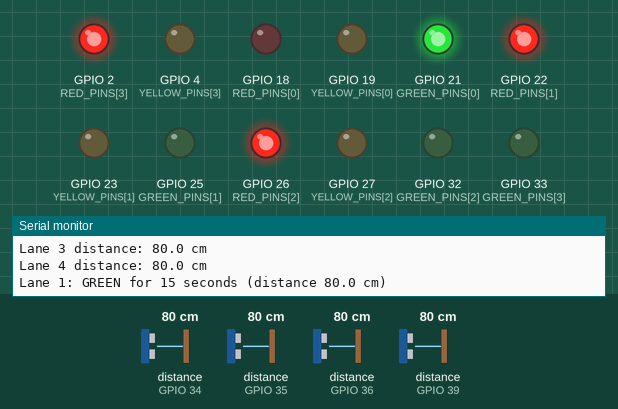
Bench run of a sketch on a simulated ESP32. On the bench: output pins drawn as LEDs (lit = HIGH), the last lines printed to the serial monitor. Wiring (inferred from the names in the program): 4 × ultrasonic range finder: trigger GPIO 13, echo GPIO 34 / trigger GPIO 14, echo GPIO 35 / trigger GPIO 16, echo GPIO 36 / trigger GPIO 17, echo GPIO 39. The test bench sets the inputs (shaded band); at power-on: distance to the obstacle (sensors on GPIO 34, GPIO 35, GPIO 36, GPIO 39) 80 cm. The echo pulse lasts 58.3 µs per cm; pins used as bus, display or sensor lines are not drawn.

Above: at 0.3 s.
At 15.3 s:
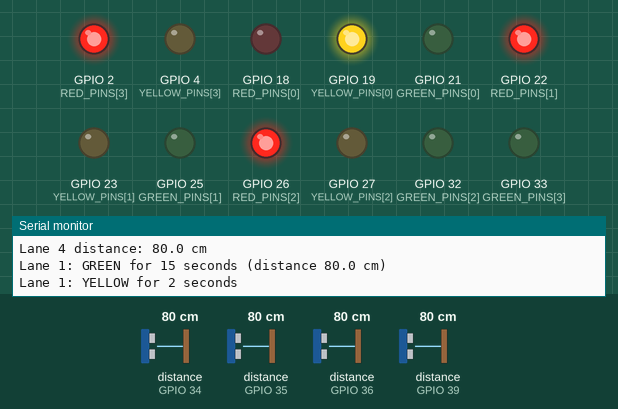
At 17.6 s:
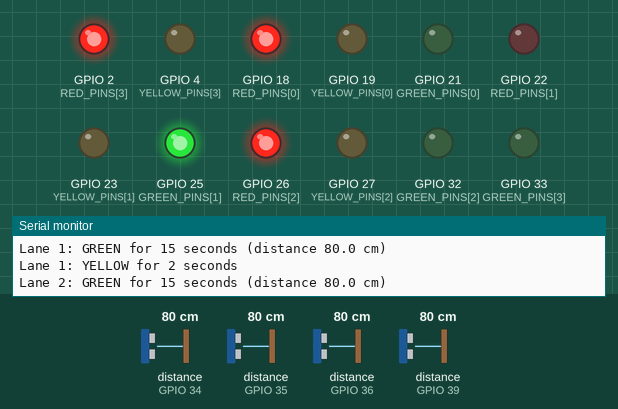
At 32.6 s:
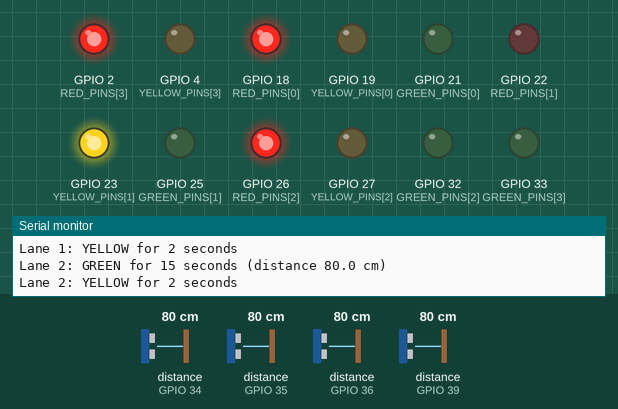
At 34.9 s:
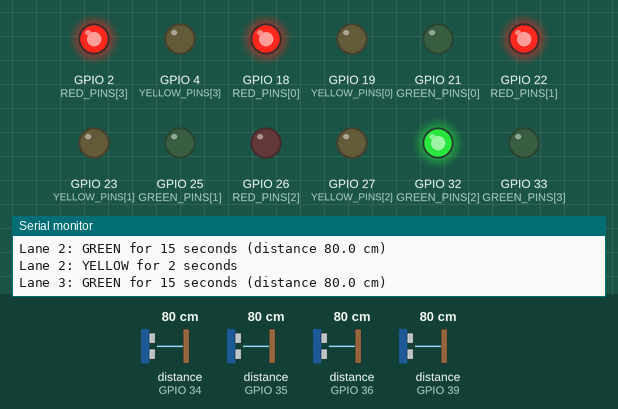
Timing chart, 0 to 36.4 s (numbered marks = the images above):
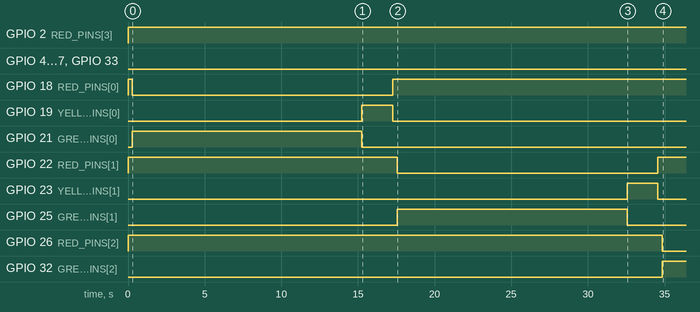

The sketch:

traffic_signal.ino
```cpp
/*
  INTELLIGENT FOUR-LANE ADAPTIVE TRAFFIC SIGNAL
  Board: ESP32 30-pin development board
  Sensors: 4 x HC-SR04 ultrasonic modules

  IMPORTANT:
  - HC-SR04 ECHO is 5V. Use a voltage divider on EVERY ECHO line.
  - GPIO pin assignment is a proposed mapping; verify your exact board labels.
  - GPIO2 is a strapping pin (default low on the classic ESP32). In this
    mapping it drives an LED wired from GPIO through a resistor to GND;
    verify boot behavior on the exact board before permanent assembly.
  - This is sensor-based adaptive control, not an AI/ML model.

  Timing:
  Distance <= 50 cm:   20 seconds green
  Distance <= 100 cm:  15 seconds green
  Distance <= 150 cm:  10 seconds green
  Distance <= 200 cm:   5 seconds green
  No valid detection: skip lane
  Yellow: 2 seconds
*/

#include <Arduino.h>

constexpr uint8_t LANE_COUNT = 4;
constexpr float DETECTION_LIMIT_CM = 200.0f;
constexpr uint32_t ECHO_TIMEOUT_US = 25000UL;
constexpr uint32_t SENSOR_GAP_MS = 60UL;
constexpr uint32_t YELLOW_TIME_MS = 2000UL;
constexpr uint32_t ALL_RED_CLEARANCE_MS = 300UL;

// Proposed pins for a common 30-pin ESP32 DevKit.
// Echo pins 34, 35, 36 and 39 are input-only, which is suitable for ECHO.
const uint8_t TRIG_PINS[LANE_COUNT] = {13, 14, 16, 17};
const uint8_t ECHO_PINS[LANE_COUNT] = {34, 35, 36, 39};

// LED order: red, yellow, green
const uint8_t RED_PINS[LANE_COUNT]    = {18, 22, 26, 2};
const uint8_t YELLOW_PINS[LANE_COUNT] = {19, 23, 27, 4};
const uint8_t GREEN_PINS[LANE_COUNT]  = {21, 25, 32, 33};

float distanceCm[LANE_COUNT];

float readDistanceCm(uint8_t lane) {
  digitalWrite(TRIG_PINS[lane], LOW);
  delayMicroseconds(3);
  digitalWrite(TRIG_PINS[lane], HIGH);
  delayMicroseconds(10);
  digitalWrite(TRIG_PINS[lane], LOW);

  const unsigned long duration =
      pulseIn(ECHO_PINS[lane], HIGH, ECHO_TIMEOUT_US);

  delay(SENSOR_GAP_MS); // helps reduce cross-talk between adjacent sensors

  if (duration == 0) {
    return -1.0f; // no echo / out of range
  }

  return (duration * 0.0343f) / 2.0f;
}

void setAllRed() {
  for (uint8_t lane = 0; lane < LANE_COUNT; lane++) {
    digitalWrite(RED_PINS[lane], HIGH);
    digitalWrite(YELLOW_PINS[lane], LOW);
    digitalWrite(GREEN_PINS[lane], LOW);
  }
}

uint8_t greenSecondsForDistance(float cm) {
  if (cm < 0.0f || cm > DETECTION_LIMIT_CM) return 0;
  if (cm <= 50.0f) return 20;
  if (cm <= 100.0f) return 15;
  if (cm <= 150.0f) return 10;
  return 5;
}

void showGreen(uint8_t lane, uint8_t seconds) {
  setAllRed();

  Serial.printf("Lane %u: GREEN for %u seconds (distance %.1f cm)\n",
                lane + 1, seconds, distanceCm[lane]);

  digitalWrite(RED_PINS[lane], LOW);
  digitalWrite(GREEN_PINS[lane], HIGH);
  delay((uint32_t)seconds * 1000UL);

  digitalWrite(GREEN_PINS[lane], LOW);
  digitalWrite(YELLOW_PINS[lane], HIGH);
  Serial.printf("Lane %u: YELLOW for 2 seconds\n", lane + 1);
  delay(YELLOW_TIME_MS);

  setAllRed();
  delay(ALL_RED_CLEARANCE_MS);
}

void scanAllLanes() {
  for (uint8_t lane = 0; lane < LANE_COUNT; lane++) {
    distanceCm[lane] = readDistanceCm(lane);

    Serial.printf("Lane %u distance: ", lane + 1);
    if (distanceCm[lane] < 0.0f) {
      Serial.println("No echo");
    } else {
      Serial.printf("%.1f cm\n", distanceCm[lane]);
    }
  }
}

void setup() {
  Serial.begin(115200);

  for (uint8_t lane = 0; lane < LANE_COUNT; lane++) {
    pinMode(TRIG_PINS[lane], OUTPUT);
    pinMode(ECHO_PINS[lane], INPUT);
    digitalWrite(TRIG_PINS[lane], LOW);

    pinMode(RED_PINS[lane], OUTPUT);
    pinMode(YELLOW_PINS[lane], OUTPUT);
    pinMode(GREEN_PINS[lane], OUTPUT);
  }

  setAllRed();
  Serial.println("\nFour-lane adaptive traffic signal started.");
  Serial.println("Open Serial Monitor at 115200 baud.");
}

void loop() {
  scanAllLanes();

  bool anyVehicleDetected = false;

  // Simple round-robin service: each detected lane is served in lane order.
  for (uint8_t lane = 0; lane < LANE_COUNT; lane++) {
    const uint8_t greenSeconds = greenSecondsForDistance(distanceCm[lane]);

    if (greenSeconds > 0) {
      anyVehicleDetected = true;
      showGreen(lane, greenSeconds);
    }
  }

  if (!anyVehicleDetected) {
    setAllRed();
    Serial.println("No vehicle detected within 200 cm. All lanes remain RED.");
    delay(500);
  }
}
```

Measured:
- by itself, GPIO 18 (RED_PINS[0]): HIGH → LOW at 0.26 s, → HIGH 17.0 s later
- by itself, GPIO 19 (YELLOW_PINS[0]): LOW → HIGH at 15.3 s, → LOW 2.0 s later
- by itself, GPIO 21 (GREEN_PINS[0]): LOW → HIGH at 0.26 s, → LOW 15.0 s later
- by itself, GPIO 22 (RED_PINS[1]): HIGH → LOW at 17.6 s, → HIGH 17.0 s later
- by itself, GPIO 23 (YELLOW_PINS[1]): LOW → HIGH at 32.6 s, → LOW 2.0 s later
- by itself, GPIO 25 (GREEN_PINS[1]): LOW → HIGH at 17.6 s, → LOW 15.0 s later
- by itself, GPIO 26 (RED_PINS[2]): HIGH → LOW at 34.9 s
- by itself, GPIO 32 (GREEN_PINS[2]): LOW → HIGH at 34.9 s
